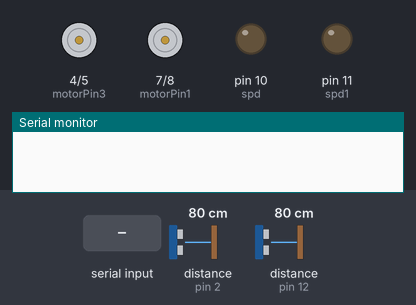
Bench run of a sketch on a simulated Arduino Uno, built with avr-gcc and run on an emulated ATmega328P. On the bench: motor-driver pin pairs drawn as motors (green arrow = first pin HIGH = forward, orange = second pin HIGH = backward, longer = more drive), output pins drawn as LEDs (lit = HIGH), the last lines printed to the serial monitor. Wiring (inferred from the names in the program): 2 × ultrasonic range finder: trigger pin 3, echo pin 2 / trigger pin 13, echo pin 12. The test bench sets the inputs (shaded band); at power-on: distance to the obstacle (sensors on pin 2, pin 12) 80 cm. The echo pulse lasts 58.3 µs per cm; pins used as bus, display or sensor lines are not drawn.

Above: at 0.1 s.
At 1.8 s:
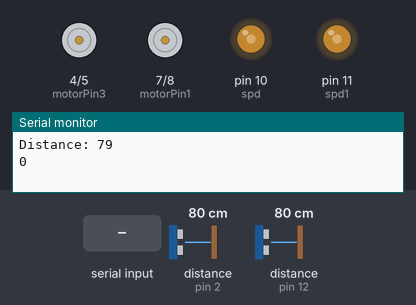
1.9 s: "UP" received over Serial
At 2.4 s:
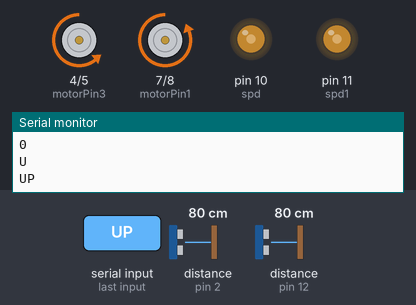
Timing chart, 0 to 5.5 s (numbered marks = the images above; inputs shaded):
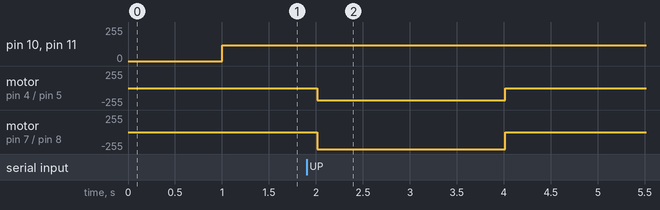

Measured:
- after the input at 1.9 s, motor on pin 4 (motorPin3) / pin 5 (motorPin4): stopped → backward 180/255 after 0.11 s, → stopped 2.0 s later; motor on pin 7 (motorPin1) / pin 8 (motorPin2): stopped → backward 255/255 after 0.11 s, → stopped 2.0 s later

The sketch:

Car.ino
```cpp
#include <SoftwareSerial.h>
//L293D
//Motor A
const int motorPin1  = 7;  // Pin 14 of L293
const int motorPin2  = 8;  // Pin 10 of L293
//Motor B
const int motorPin3  = 4; // Pin  7 of L293
const int motorPin4  = 5;  // Pin  2 of L293
const int spd  = 10;
const int spd1  = 11;

const int trigPin = 3;
const int echoPin = 2;
long duration;
int distance=12;

const int trigPin1 = 13;
const int echoPin1 = 12;
long duration1;
int distance1=12;

char command;
String string;

/*

      MOTOR A
      8     7
      MOTOR B
      5     4

      WHICHEVER HAS 180 WILL MOVE
      8 and 5 are facing forward


*/


//This will run only one time.
void setup(){

    Serial.begin(9600);
    //Set pins as outputs
    pinMode(motorPin1, OUTPUT);
    pinMode(motorPin2, OUTPUT);
    pinMode(motorPin3, OUTPUT);
    pinMode(motorPin4, OUTPUT);
    pinMode(spd, OUTPUT);
    pinMode(spd1, OUTPUT);
    pinMode(trigPin, OUTPUT); // Sets the trigPin as an Output
    pinMode(echoPin, INPUT);
    pinMode(trigPin1, OUTPUT); // Sets the trigPin as an Output
    pinMode(echoPin1, INPUT);

}


void loop(){
    digitalWrite(trigPin, LOW);
    digitalWrite(trigPin1, LOW);
    delayMicroseconds(2);
// Sets the trigPin on HIGH state for 10 micro seconds
    digitalWrite(trigPin, HIGH);
    digitalWrite(trigPin1, HIGH);
    delayMicroseconds(10);
    digitalWrite(trigPin, LOW);
    digitalWrite(trigPin1, LOW);
// Reads the echoPin, returns the sound wave travel time in microseconds
    duration = pulseIn(echoPin, HIGH);
    duration1 = pulseIn(echoPin1, HIGH);
// Calculating the distance
    distance= duration*0.034/2;
    distance1= duration1*0.034/2;
// Prints the distance on the Serial Monitor
    Serial.print("Distance: ");
    Serial.println(distance);
    Serial.println(distance1);
    analogWrite(spd,120);
    analogWrite(spd1,120);
    if (Serial.available() > 0)
    {
        string = "";
    }
    while(Serial.available() > 0)
    {
        command = ((byte)Serial.read());
        if(command == ':')
        {
            break;
            Serial.println(string);
        }
        else
        {
            string += command;
            Serial.println(string);
        }
        delay(1);
    }
    if(string == "UP")
    {
        up();
        string = "";
    }
    if(string =="RT")
    {
        right();
        string = "";
        Serial.println(string); //debug
    }
    if(string =="LT")
    {
        left();
        string = "";
        Serial.println(string); //debug
    }
}

void left()
{
//    //This code  will turn Motor A clockwise for 2 sec.
//    analogWrite(motorPin1,5);
//    analogWrite(motorPin2, 0);
//    analogWrite(motorPin3, 5);
//    analogWrite(motorPin4, 0);
    //This code will turn Motor B clockwise for 2 sec.

    //LEFT
    analogWrite(motorPin1, 0);
    analogWrite(motorPin2, 180);
    analogWrite(motorPin3, 180);
    analogWrite(motorPin4, 0);
    delay(2000);
    //And this code will stop motors
    analogWrite(motorPin1, 0);
    analogWrite(motorPin2, 0);
    analogWrite(motorPin3, 0);
    analogWrite(motorPin4, 0);
    delay(5000);
}


void up()
{
//    //This code will turn Motor B counter-clockwise for 2 sec.
//    analogWrite(motorPin1, 180);
//    analogWrite(motorPin2, 0);
//    analogWrite(motorPin3, 0);
//    analogWrite(motorPin4, 180);
//    //This code  will turn Motor A clockwise for 2 sec.
//    analogWrite(motorPin1,5);
//    analogWrite(motorPin2, 0);
//    analogWrite(motorPin3, 5);
//    analogWrite(motorPin4, 0);
//    delay(2000);
//    //And this code will stop motors
//    analogWrite(motorPin1, 0);
//    analogWrite(motorPin2, 0);
//    analogWrite(motorPin3, 0);
//    analogWrite(motorPin4, 0);
//    delay(5000);


    analogWrite(motorPin1, 0);
    analogWrite(motorPin2, 180);
    analogWrite(motorPin3, 0);
    analogWrite(motorPin4, 180);
    delay(2000);
    //And this code will stop motors
    analogWrite(motorPin1, 0);
    analogWrite(motorPin2, 0);
    analogWrite(motorPin3, 0);
    analogWrite(motorPin4, 0);
    delay(5000);
}


void right()
{
//    //This code will turn Motor B clockwise for 2 sec.
//    analogWrite(motorPin1, 0);
//    analogWrite(motorPin2, 180);
//    analogWrite(motorPin3, 180);
//    analogWrite(motorPin4, 0);
//    //This code will turn Motor A counter-clockwise for 2 sec.
//    analogWrite(motorPin1, 0);
//    analogWrite(motorPin2, 180);
//    analogWrite(motorPin3, 0);
//    analogWrite(motorPin4, 180);
//    delay(2000);
//    //And this code will stop motors
//    analogWrite(motorPin1, 0);
//    analogWrite(motorPin2, 0);
//    analogWrite(motorPin3, 0);
//    analogWrite(motorPin4, 0);


    analogWrite(motorPin1, 180);
    analogWrite(motorPin2, 0);
    analogWrite(motorPin3, 0);
    analogWrite(motorPin4, 180);
    delay(2000);
    //And this code will stop motors
    analogWrite(motorPin1, 0);
    analogWrite(motorPin2, 0);
    analogWrite(motorPin3, 0);
    analogWrite(motorPin4, 0);
    delay(5000);
}
```
